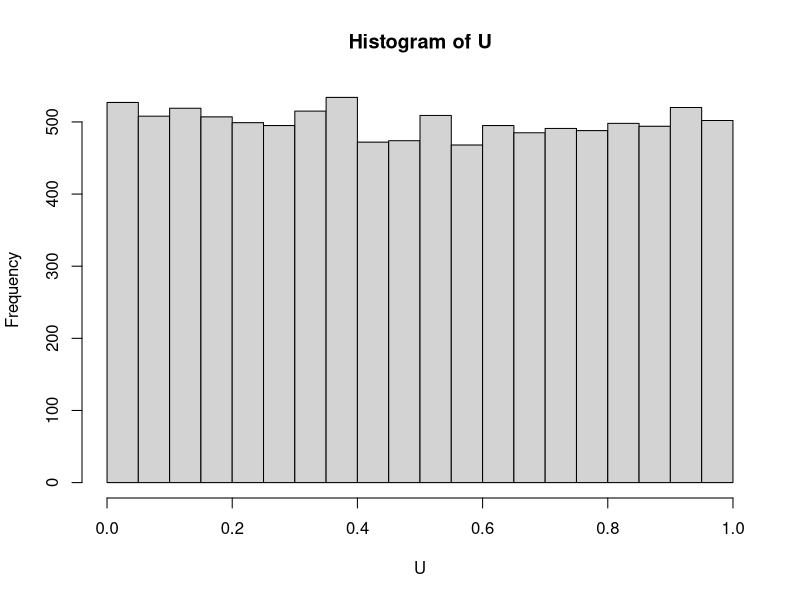
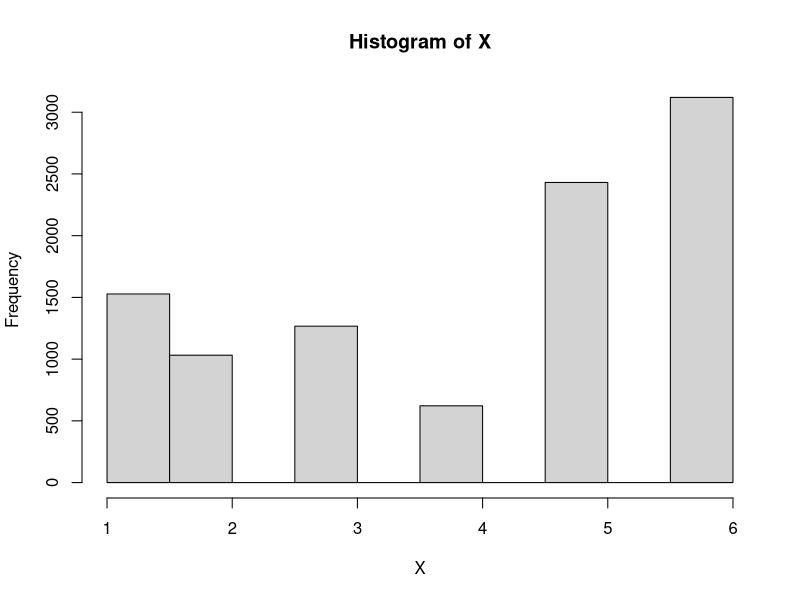

Recreate these plots in R, in order. (Note: this script raises an error after producing the figures.)
#ØVELSE 2

U = runif(n = 10000,0,1)
#U = rgeom(10000,0.3)
hist(U)

# crude
p = c(7/48,5/48,1/8,1/16,1/4,5/16)
X = vector('numeric',6)
p1 = sum(p[1])
p2 = sum(p[1:2])
p3= sum(p[1:3])
p4 = sum(p[1:4])
p5 = sum(p[1:5])
p6 = sum(p[1:6])


for ( i in 1:length(U)){
  if (U[i]<=p1){
    X[i]=1
  } else if (U[i]<=p2){
    X[i]=2
  } else if (U[i]<=p3){
    X[i]=3
  } else if (U[i]<=p4){
    X[i]=4
  } else if (U[i]<=p5){
    X[i]=5
  } else if (U[i]<=p6){
    X[i]=6
  }
}
hist(X)

# Alias method
FF = (6+1)*p
L = vector('numeric',6)
G = vector()
S = vector()
L = 1:length(L)

for ( i in 1:length(FF)){
  if (F[i]>=1) {
    G[i] = i
  } else {
    S[i] = i
  }
}
G = G[!is.na(G)]
S = S[!is.na(S)]

while (length(S)>0){
  k = G[1]
  j = S[1]
  L[j] = k
  FF[k] = k-(1-j)
  if (FF[k]<1){
    G = G[!G %in% 1]
    S = c(S,k)
  } else {
    S = S[!S %in% j]
  }
}

# Rejection method
